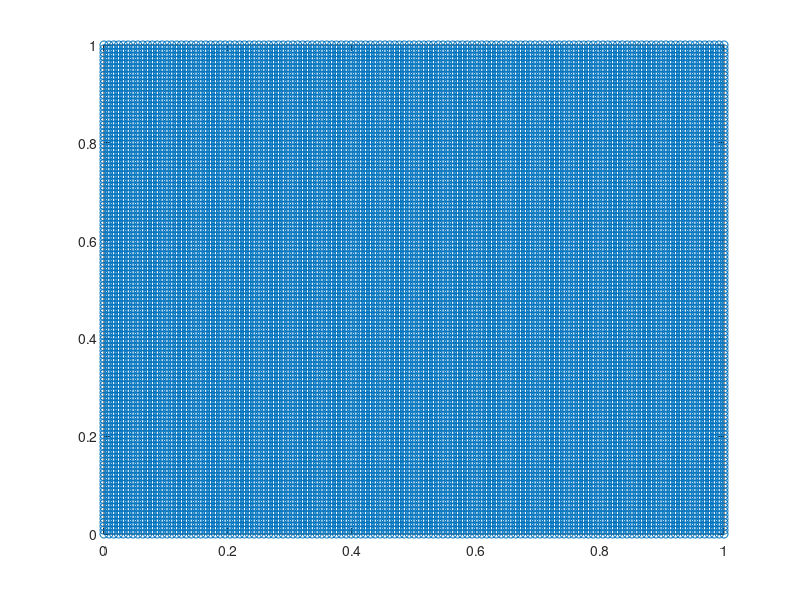

Write MATLAB code to recreate this figure. (Note: this script raises an error after producing the figure.)
%Driver to test codes
L=1;
N=128;
h=L/N;
[Y,X]=meshgrid(0:h:L);
nodes=[X(:),Y(:)];
ref=1:(N+1)^2;
idx0=logical(mod(ref',(N+1)));
idx1=idx0;
idx1((N+1)^2-N:(N+1)^2)=0;
idx2=circshift(idx0,1);
idx2((N+1)^2-N:(N+1)^2)=0;
idx3=circshift(idx0,1);
idx3(1:N+1)=0;
idx4=idx0;
idx4(1:N+1)=0;
elements=zeros(N^2,4);
elements(:,1)=ref(idx1);
elements(:,2)=ref(idx2);
elements(:,3)=ref(idx3);
elements(:,4)=ref(idx4);
idxDir=(nodes(:,1)>L-eps|nodes(:,2)<eps|nodes(:,2)>L-eps);
nDir=ref(idxDir);
gD=@(x,y) 0*x.*y;
dirichlet=[nDir',gD(nodes(nDir',1),nodes(nDir',2))];
idxNeu=(nodes(:,1)<eps);
nNeu=ref(idxNeu);
gN=@(x,y) -pi*cos(pi*x).*sin(pi*y);
neumann=[];
for e=1:size(elements,1)
    for j=1:4
        jp1=mod(j,4)+1;
        edg=nnz(abs(nNeu-elements(e,j))<eps)...
            +nnz(abs(nNeu-elements(e,jp1))<eps);
        if edg==2
            n1=elements(e,j);
            n2=elements(e,jp1);
            gN1=gN(nodes(n1,1),nodes(n1,2));
            gN2=gN(nodes(n2,1),nodes(n2,2));
            neumann=[neumann;[e,n1,n2,gN1,gN2]];
        end
    end
end
plot(nodes(:,1),nodes(:,2),'o')

kappa=1;
r=@(x,y) 2*pi^2*sin(pi*x)*sin(pi*y);
uh=FE2DDirNeu(nodes,elements,dirichlet,neumann,kappa,r);
uex=@(x,y) sin(pi*x).*sin(pi*y);
uexact=uex(nodes(:,1),nodes(:,2));

%Plotting
trisurf(elements, nodes(:,1), nodes(:,2), uh, ...
'EdgeColor', 'interp', 'FaceColor', 'interp' );
xlabel('x') ; ylabel('y');
title('Temperature Plot (K)')
colorbar('location','eastoutside')

err=(1/length(uh))*norm(uh-uexact);
L2err=L2error(uh,uex,nodes,elements);